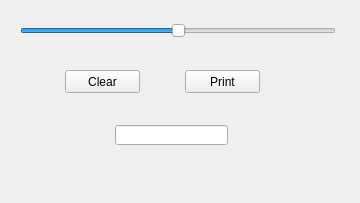
<?xml version="1.0" encoding="UTF-8"?>
<ui version="4.0">
 <class>Form</class>
 <widget class="QWidget" name="Form">
  <property name="geometry">
   <rect>
    <x>0</x>
    <y>0</y>
    <width>360</width>
    <height>203</height>
   </rect>
  </property>
  <property name="windowTitle">
   <string>Form</string>
  </property>
  <widget class="QSlider" name="horizontalSlider">
   <property name="geometry">
    <rect>
     <x>20</x>
     <y>20</y>
     <width>316</width>
     <height>22</height>
    </rect>
   </property>
   <property name="minimum">
    <number>70</number>
   </property>
   <property name="maximum">
    <number>160</number>
   </property>
   <property name="value">
    <number>115</number>
   </property>
   <property name="orientation">
    <enum>Qt::Horizontal</enum>
   </property>
  </widget>
  <widget class="QPushButton" name="pushButton">
   <property name="geometry">
    <rect>
     <x>65</x>
     <y>70</y>
     <width>75</width>
     <height>23</height>
    </rect>
   </property>
   <property name="text">
    <string>Clear</string>
   </property>
  </widget>
  <widget class="QLineEdit" name="lineEdit">
   <property name="geometry">
    <rect>
     <x>115</x>
     <y>125</y>
     <width>113</width>
     <height>20</height>
    </rect>
   </property>
  </widget>
  <widget class="QPushButton" name="pushButton_2">
   <property name="geometry">
    <rect>
     <x>185</x>
     <y>70</y>
     <width>75</width>
     <height>23</height>
    </rect>
   </property>
   <property name="text">
    <string>Print</string>
   </property>
  </widget>
 </widget>
 <resources/>
 <connections/>
</ui>
